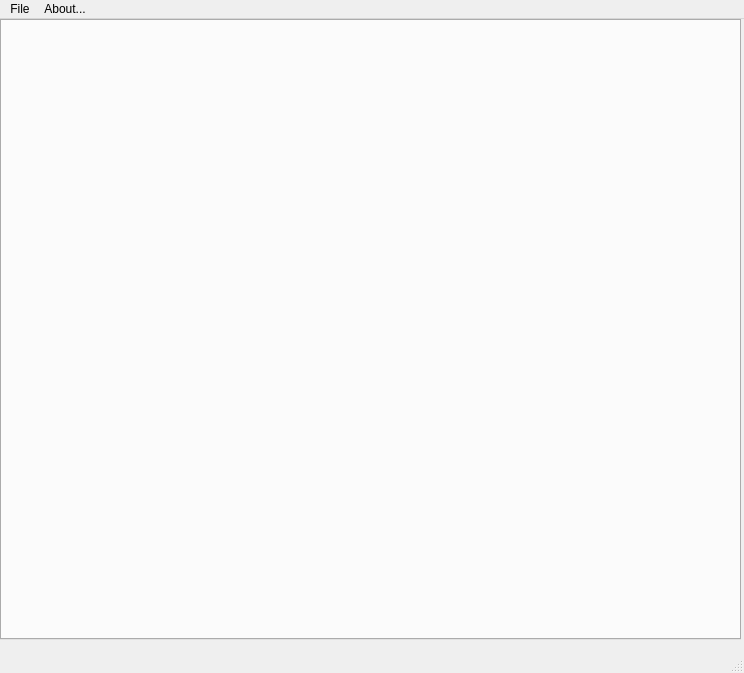
<?xml version="1.0" encoding="UTF-8"?>
<ui version="4.0">
 <class>MainWindow</class>
 <widget class="QMainWindow" name="MainWindow">
  <property name="geometry">
   <rect>
    <x>0</x>
    <y>0</y>
    <width>744</width>
    <height>673</height>
   </rect>
  </property>
  <property name="sizePolicy">
   <sizepolicy hsizetype="Fixed" vsizetype="Fixed">
    <horstretch>0</horstretch>
    <verstretch>0</verstretch>
   </sizepolicy>
  </property>
  <property name="minimumSize">
   <size>
    <width>744</width>
    <height>673</height>
   </size>
  </property>
  <property name="maximumSize">
   <size>
    <width>744</width>
    <height>673</height>
   </size>
  </property>
  <property name="baseSize">
   <size>
    <width>744</width>
    <height>673</height>
   </size>
  </property>
  <property name="windowTitle">
   <string>Paysages</string>
  </property>
  <widget class="QWidget" name="centralwidget">
   <widget class="QTabWidget" name="tabWidget">
    <property name="geometry">
     <rect>
      <x>0</x>
      <y>0</y>
      <width>741</width>
      <height>621</height>
     </rect>
    </property>
    <property name="currentIndex">
     <number>-1</number>
    </property>
   </widget>
  </widget>
  <widget class="QMenuBar" name="menubar">
   <property name="geometry">
    <rect>
     <x>0</x>
     <y>0</y>
     <width>744</width>
     <height>25</height>
    </rect>
   </property>
   <widget class="QMenu" name="menuFichier">
    <property name="title">
     <string>File</string>
    </property>
    <addaction name="actionNewx"/>
    <addaction name="actionSave"/>
    <addaction name="actionLoad"/>
    <addaction name="actionQuit"/>
   </widget>
   <widget class="QMenu" name="menuAbout">
    <property name="title">
     <string>About...</string>
    </property>
   </widget>
   <addaction name="menuFichier"/>
   <addaction name="menuAbout"/>
  </widget>
  <widget class="QStatusBar" name="statusbar"/>
  <action name="actionNewx">
   <property name="text">
    <string>New</string>
   </property>
  </action>
  <action name="actionSave">
   <property name="text">
    <string>Save</string>
   </property>
  </action>
  <action name="actionLoad">
   <property name="text">
    <string>Load</string>
   </property>
  </action>
  <action name="actionQuit">
   <property name="text">
    <string>Quit</string>
   </property>
  </action>
 </widget>
 <resources/>
 <connections/>
</ui>
